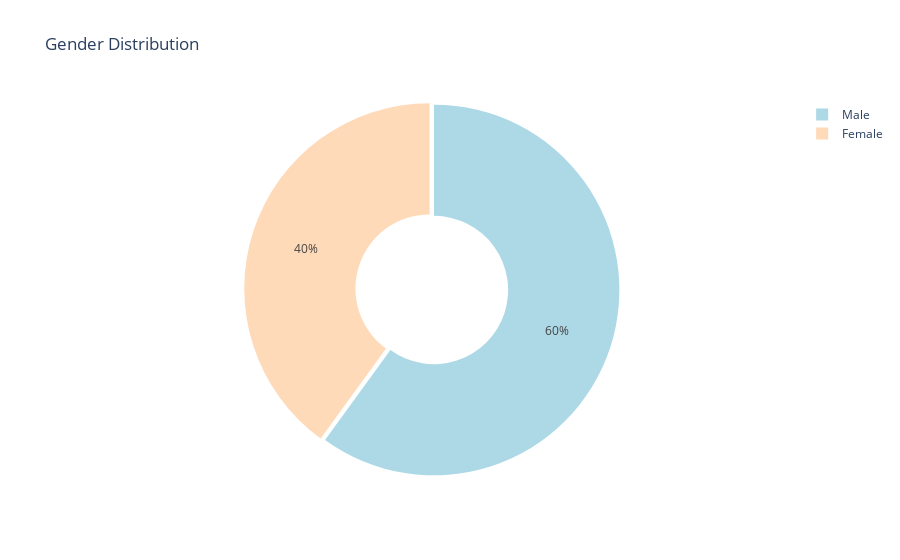

The cell this chart's notebook holds for it:
### Markdown cell above
> Gender distribution

### Code cell
# Count gender occurrences
gender_counts = sub_data['Gender'].value_counts()

plt.figure(figsize = (15,5))
colors = ['lightblue', 'peachpuff']  
fig = go.Figure(data=[go.Pie(labels=gender_counts.index,
                            values=gender_counts, hole=0.4, pull=[0, 0.025],
                            marker=dict(colors=colors))])
fig.update_layout(title='Gender Distribution')
fig.show()

### Figure 1 — Plotly figure (JSON) as saved in the notebook; plotly's stock layout.template omitted (floating-point values rounded to 4 significant figures)
{"data": [{"hole": 0.4, "labels": ["Male", "Female"], "marker": {"colors": ["lightblue", "peachpuff"]}, "pull": [0, 0.025], "type": "pie", "values": [882, 588]}], "layout": {"title": {"text": "Gender Distribution"}}}
